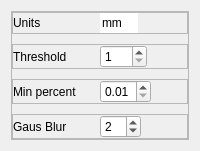
         <widget class="QWidget" name="automate">
          <attribute name="title">
           <string>Auto</string>
          </attribute>
          <layout class="QVBoxLayout" name="verticalLayout_6">
           <item alignment="Qt::AlignTop">
            <widget class="QFrame" name="frame_12">
             <property name="frameShape">
              <enum>QFrame::StyledPanel</enum>
             </property>
             <property name="frameShadow">
              <enum>QFrame::Raised</enum>
             </property>
             <layout class="QVBoxLayout" name="verticalLayout_7">
              <property name="spacing">
               <number>10</number>
              </property>
              <property name="leftMargin">
               <number>0</number>
              </property>
              <property name="topMargin">
               <number>0</number>
              </property>
              <property name="rightMargin">
               <number>0</number>
              </property>
              <property name="bottomMargin">
               <number>0</number>
              </property>
              <item>
               <widget class="QFrame" name="frame_26">
                <property name="frameShape">
                 <enum>QFrame::StyledPanel</enum>
                </property>
                <property name="frameShadow">
                 <enum>QFrame::Raised</enum>
                </property>
                <layout class="QHBoxLayout" name="horizontalLayout_17">
                 <property name="spacing">
                  <number>0</number>
                 </property>
                 <property name="leftMargin">
                  <number>0</number>
                 </property>
                 <property name="topMargin">
                  <number>0</number>
                 </property>
                 <property name="rightMargin">
                  <number>0</number>
                 </property>
                 <property name="bottomMargin">
                  <number>0</number>
                 </property>
                 <item>
                  <widget class="QLabel" name="label_18">
                   <property name="text">
                    <string>Units</string>
                   </property>
                   <property name="textInteractionFlags">
                    <set>Qt::NoTextInteraction</set>
                   </property>
                  </widget>
                 </item>
                 <item alignment="Qt::AlignLeft">
                  <widget class="QLineEdit" name="auto_units">
                   <property name="sizePolicy">
                    <sizepolicy hsizetype="Fixed" vsizetype="Fixed">
                     <horstretch>0</horstretch>
                     <verstretch>0</verstretch>
                    </sizepolicy>
                   </property>
                   <property name="maximumSize">
                    <size>
                     <width>38</width>
                     <height>16777215</height>
                    </size>
                   </property>
                   <property name="acceptDrops">
                    <bool>false</bool>
                   </property>
                   <property name="text">
                    <string>mm</string>
                   </property>
                   <property name="maxLength">
                    <number>20</number>
                   </property>
                   <property name="frame">
                    <bool>false</bool>
                   </property>
                   <property name="readOnly">
                    <bool>true</bool>
                   </property>
                   <property name="clearButtonEnabled">
                    <bool>false</bool>
                   </property>
                  </widget>
                 </item>
                </layout>
               </widget>
              </item>
              <item>
               <widget class="QFrame" name="frame_10">
                <property name="toolTip">
                 <string>Threshold frame n out of 255 (85 = 33%)</string>
                </property>
                <property name="frameShape">
                 <enum>QFrame::StyledPanel</enum>
                </property>
                <property name="frameShadow">
                 <enum>QFrame::Raised</enum>
                </property>
                <layout class="QHBoxLayout" name="horizontalLayout_7">
                 <property name="spacing">
                  <number>0</number>
                 </property>
                 <property name="leftMargin">
                  <number>0</number>
                 </property>
                 <property name="topMargin">
                  <number>0</number>
                 </property>
                 <property name="rightMargin">
                  <number>0</number>
                 </property>
                 <property name="bottomMargin">
                  <number>0</number>
                 </property>
                 <item>
                  <widget class="QLabel" name="label_5">
                   <property name="text">
                    <string>Threshold</string>
                   </property>
                   <property name="textInteractionFlags">
                    <set>Qt::NoTextInteraction</set>
                   </property>
                  </widget>
                 </item>
                 <item alignment="Qt::AlignLeft">
                  <widget class="QSpinBox" name="threshld_input">
                   <property name="minimum">
                    <number>1</number>
                   </property>
                   <property name="maximum">
                    <number>255</number>
                   </property>
                  </widget>
                 </item>
                </layout>
               </widget>
              </item>
              <item>
               <widget class="QFrame" name="frame_9">
                <property name="frameShape">
                 <enum>QFrame::StyledPanel</enum>
                </property>
                <property name="frameShadow">
                 <enum>QFrame::Raised</enum>
                </property>
                <layout class="QHBoxLayout" name="horizontalLayout_6">
                 <property name="spacing">
                  <number>0</number>
                 </property>
                 <property name="leftMargin">
                  <number>0</number>
                 </property>
                 <property name="topMargin">
                  <number>0</number>
                 </property>
                 <property name="rightMargin">
                  <number>0</number>
                 </property>
                 <property name="bottomMargin">
                  <number>0</number>
                 </property>
                 <item>
                  <widget class="QLabel" name="label_4">
                   <property name="text">
                    <string>Min percent</string>
                   </property>
                   <property name="textInteractionFlags">
                    <set>Qt::NoTextInteraction</set>
                   </property>
                  </widget>
                 </item>
                 <item alignment="Qt::AlignLeft">
                  <widget class="QDoubleSpinBox" name="min_percent_input">
                   <property name="minimum">
                    <double>0.010000000000000</double>
                   </property>
                   <property name="maximum">
                    <double>0.990000000000000</double>
                   </property>
                   <property name="singleStep">
                    <double>0.010000000000000</double>
                   </property>
                  </widget>
                 </item>
                </layout>
               </widget>
              </item>
              <item>
               <widget class="QFrame" name="frame_11">
                <property name="frameShape">
                 <enum>QFrame::StyledPanel</enum>
                </property>
                <property name="frameShadow">
                 <enum>QFrame::Raised</enum>
                </property>
                <layout class="QHBoxLayout" name="horizontalLayout_8">
                 <property name="spacing">
                  <number>0</number>
                 </property>
                 <property name="leftMargin">
                  <number>0</number>
                 </property>
                 <property name="topMargin">
                  <number>0</number>
                 </property>
                 <property name="rightMargin">
                  <number>0</number>
                 </property>
                 <property name="bottomMargin">
                  <number>0</number>
                 </property>
                 <item>
                  <widget class="QLabel" name="label_6">
                   <property name="text">
                    <string>Gaus Blur</string>
                   </property>
                   <property name="textInteractionFlags">
                    <set>Qt::NoTextInteraction</set>
                   </property>
                  </widget>
                 </item>
                 <item alignment="Qt::AlignLeft">
                  <widget class="QSpinBox" name="gauss_blur_input">
                   <property name="toolTip">
                    <string>Должен быть чётным числом</string>
                   </property>
                   <property name="minimum">
                    <number>1</number>
                   </property>
                   <property name="singleStep">
                    <number>2</number>
                   </property>
                   <property name="value">
                    <number>2</number>
                   </property>
                  </widget>
                 </item>
                </layout>
               </widget>
              </item>
             </layout>
            </widget>
           </item>
          </layout>
         </widget>
